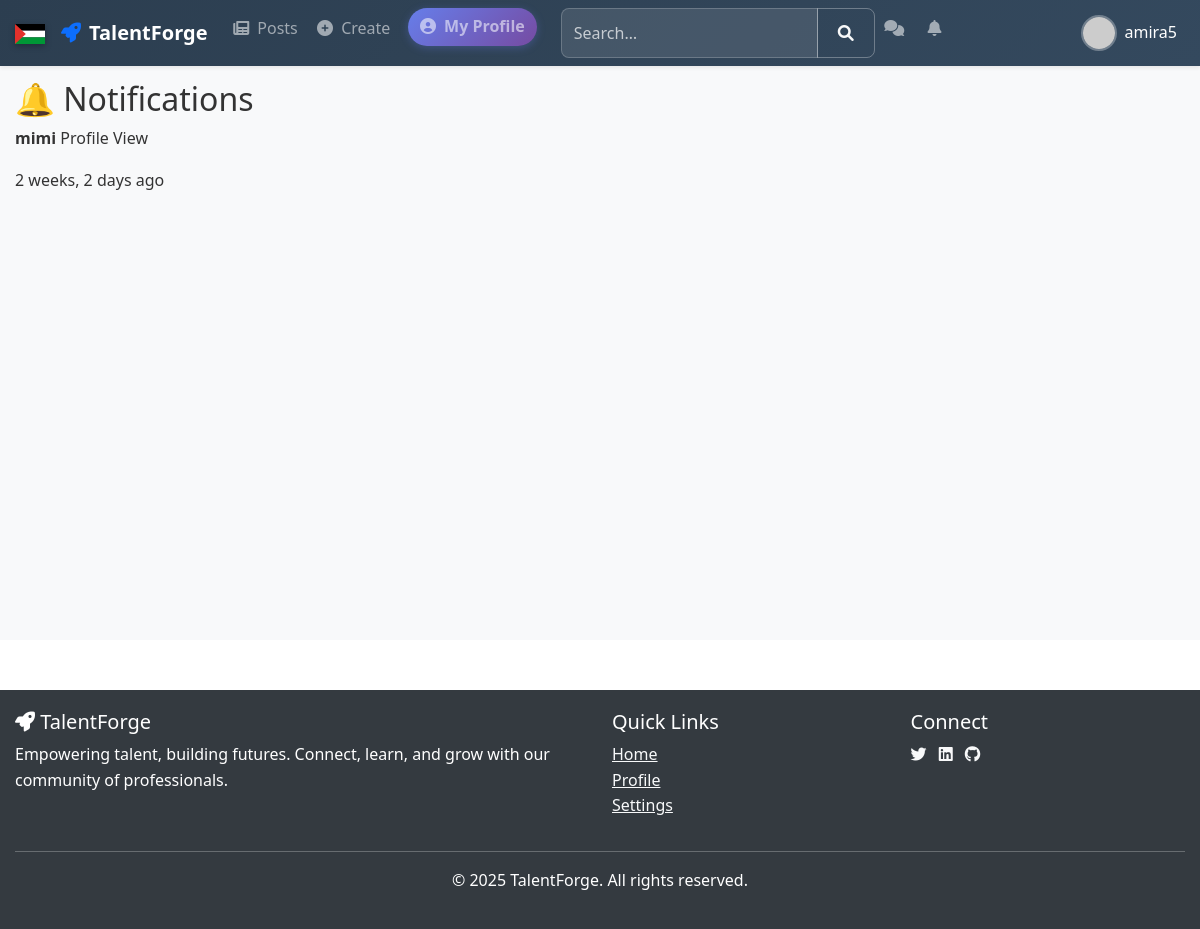
The app's page /posts/notifications/ (signed in), older data.
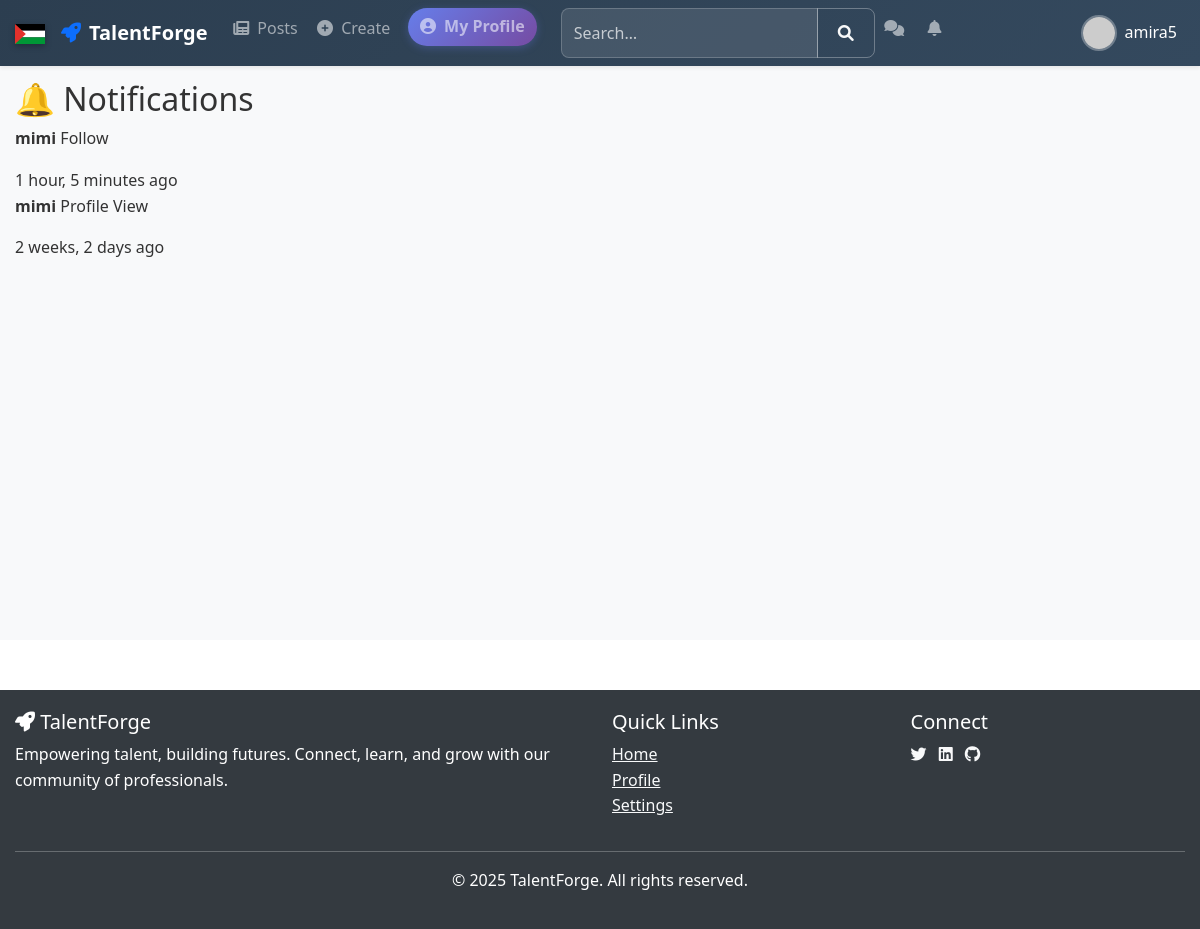
The same page, newer data.
### posts/models.py (models this page shows, shortened)
class Notification(models.Model):
    NOTIFICATION_TYPES = (
        ('like', 'Like'),
        ('comment', 'Comment'),
        ('share', 'Share'),
        ('follow', 'Follow'),
        ('view', 'Profile View'),
        ('report', 'Report'),
    )
    user = models.ForeignKey(User, related_name='notifications', on_delete=models.CASCADE)
    from_user = models.ForeignKey(User, related_name='sent_notifications', on_delete=models.CASCADE)
    notification_type = models.CharField(max_length=10, choices=NOTIFICATION_TYPES)
    post = models.ForeignKey(Post, on_delete=models.CASCADE, null=True, blank=True)
    timestamp = models.DateTimeField(auto_now_add=True)
    is_read = models.BooleanField(default=False)
    class Meta:
        ordering = ['-timestamp']

### posts/views.py (the view)
# urls.py: path('notifications/', views.notifications_view, name='notifications'),
@login_required
def notifications_view(request):
    notifications = Notification.objects.filter(user=request.user).order_by('-timestamp')
    unread_count = notifications.filter(is_read=False).count()
    if request.method == 'GET':
        notifications.update(is_read=True)
    return render(request, 'posts/notifications.html', {
        'notifications': notifications,
        'unread_count': unread_count
    })

### base/models.py (called while the page is built)
    @property
    def get_profile_picture(self):
        if self.profile_picture:
            return self.profile_picture.url
        if self.profile_picture_url:
            return self.profile_picture_url
        return f'https://ui-avatars.com/api/?name={self.user.username}&background=007bff&color=fff&size=150&bold=true'

### posts/templates/posts/notifications.html (shortened to what this page needs)
{% extends 'base.html' %}
{% load static %}
{% block content %}
<div class="notifications-container">
    <h2>🔔 Notifications</h2>
    {% if notifications %}
        <div class="notifications-list">
            {% for notification in notifications %}
                <div class="notification-item {% if not notification.is_read %}unread{% endif %}">
                    <div class="notification-content">
                        <p>
                            <strong>{{ notification.from_user.username }}</strong>
                            {{ notification.get_notification_type_display }}
                        </p>
                        <span class="notification-time">{{ notification.timestamp|timesince }} ago</span>
                    </div>
                </div>
            {% endfor %}
        </div>
    {% else %}
        <p>No notifications yet.</p>
    {% endif %}
</div>
{% endblock %}

Row changes from the older to the newer data that the page shows:
added Notification: from_user.username "mimi", notification_type "Follow", timestamp "1 hour, 5 minutes"
